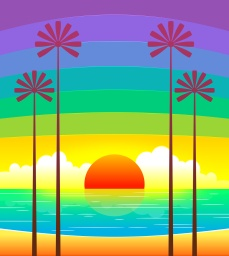
#> input picture EBUZER/OPENCV/resimler/duzeltilmis.jpg, 229 x 256 px, found by its file name
$ python Opencv4.py
#> lines starting #> are read from the running program, lines starting #| are printed output that depends on the picture
import cv2

img = cv2.imread(r"EBUZER\OPENCV\resimler\duzeltilmis.jpg")
#> img is the input picture: shape (256, 229, 3); mean B, G, R 126.1, 169, 136.9
px = img[100:150,100:150]
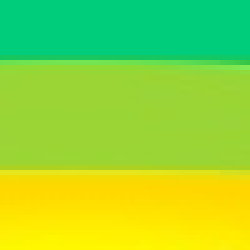
#> px: shape (50, 50, 3) (shown 5 times larger); mean B, G, R 53.5, 216, 147.8
print(px)
#> (printed output is left out)
img [100:150,100:150] =[255,255,255]

cv2.line(img,(0,0),(150,150),(255,255,255),10)
cv2.rectangle(img,(0,0),(150,150),(255,120,120),2)
cv2.circle(img,(100,65),55,(0,255,0),2)
font = cv2.FONT_HERSHEY_SIMPLEX
cv2.putText(img,"Lorem Ipsum",(10,150),font,2,(255,0,0),5,cv2.LINE_AA)
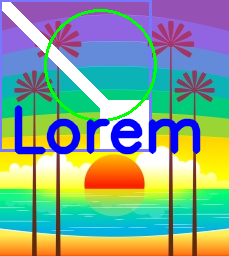
#> img: shape (256, 229, 3); mean B, G, R 145, 163.9, 132.2


cv2.imshow("frame",img)
cv2.waitKey(0)
cv2.destroyAllWindows()
